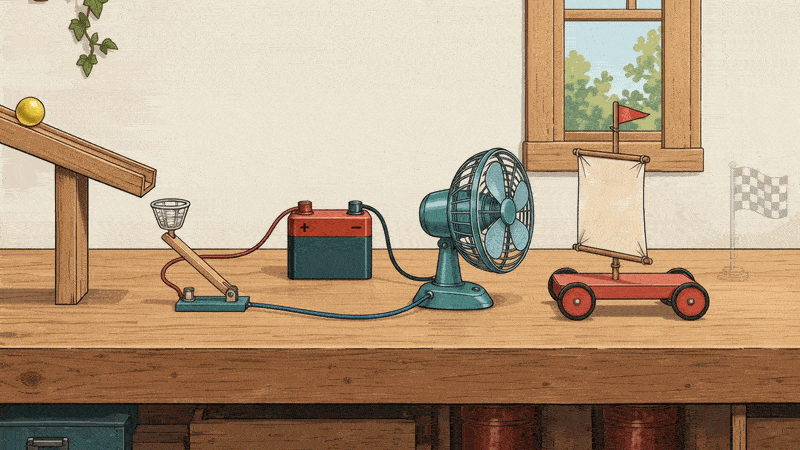
#> input picture problem-walkthoughs/unit 4/veo-starting-images/ramp-switch-fan-sail.gif, 800 x 450 px
$ python build-rise-energy-transitions.py
#> lines starting #> are read from the running program, lines starting #| are printed output that depends on the picture
from pathlib import Path
from PIL import Image
import shutil, zipfile, json

root=Path(__file__).resolve().parent
out=root/'rise-energy-transitions'
out.mkdir(exist_ok=True)
clips=[('fan','ramp-switch-fan-sail.gif',4070),('pulley','ramp-bucket-pulley-flag-raise.gif',7500)]
for key,name,duration in clips:
    shutil.copy2(root/name,out/name)
    with Image.open(root/name) as im:
#> im is the input picture: PIL image 800x450 P; mean R, G, B 182.1, 158, 131.2
        im.seek(0); im.convert('RGB').save(out/(key+'-start.png'))
        # Still-frame inspection alternative; original GIFs stay unchanged.
        elapsed=0
        for frame in range(im.n_frames):
            im.seek(frame); elapsed+=im.info.get('duration',100)
            if elapsed>=duration*.9:
                im.convert('RGB').save(out/(key+'-end.png'));break
#> this loop made 34 passes
#> elapsed on passes 1 to 12: 370, 470, 570, 670, 770, 870, 970, 1070, 1170, 1270, 1370, 1470
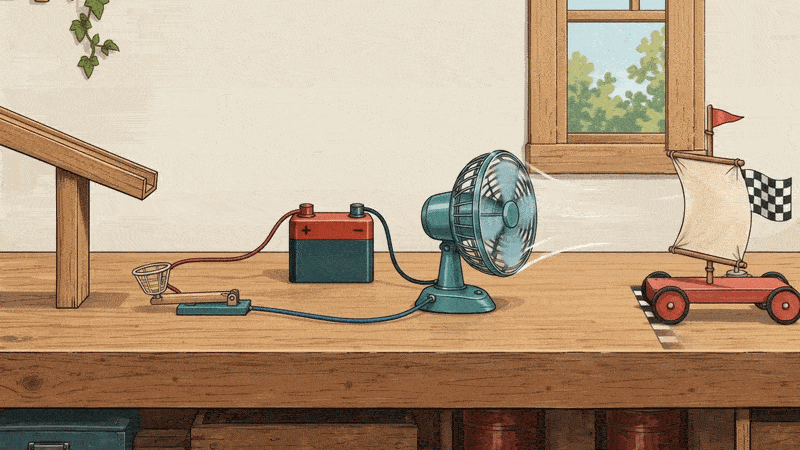
#> im: PIL image 800x450 RGB; mean R, G, B 181.4, 157.5, 131
#> after the loop, elapsed = 3670
#> pass 2 of the loop `for key,name,duration in clips:`:
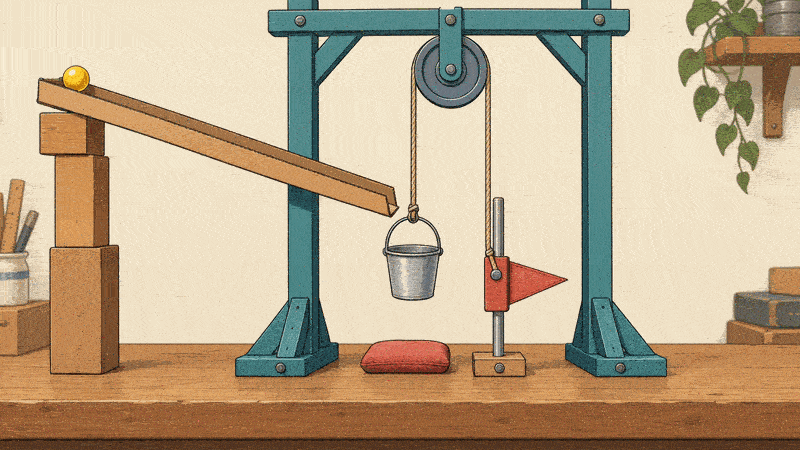
#> input picture problem-walkthoughs/unit 4/veo-starting-images/ramp-bucket-pulley-flag-raise.gif, 800 x 450 px
#> im is the input picture: PIL image 800x450 P; mean R, G, B 189, 169.3, 140.4
#> the loop `for frame in range(im.n_frames):` made 68 passes
#> elapsed on passes 1 to 8: 100, 200, 300, 400, 500, 600, 700, 800
#> after the loop `for frame in range(im.n_frames):`:
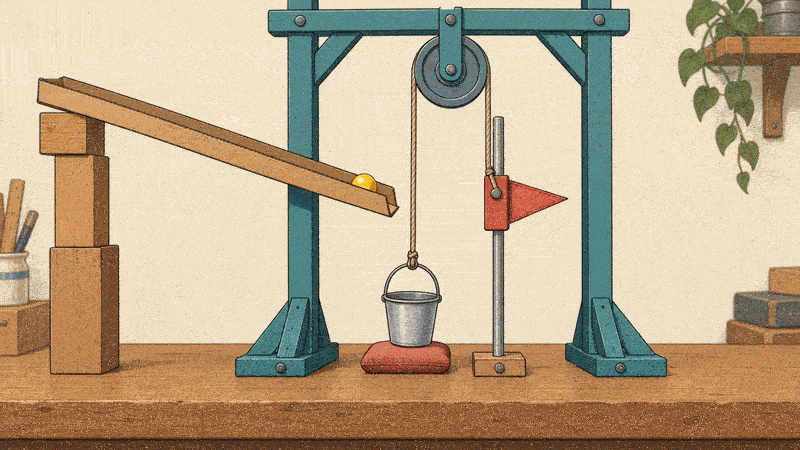
#> im: PIL image 800x450 RGB; mean R, G, B 188.6, 169.3, 140.8
#> after the loop `for frame in range(im.n_frames):`: elapsed = 6800

questions=[
 dict(clip='fan',title='1. The ball rolls downhill',
      q='Before the ball closes the switch, which statement best describes the energy change as it rolls down the ramp?',
      choices=['Gravitational potential energy decreases, while the ball gains kinetic energy in its forward motion and rotation.',
               'Gravitational potential energy increases because the ball is moving faster.',
               'The ramp creates kinetic energy without any decrease in stored energy.',
               'The battery transfers electrical energy to the ball while the switch is still open.'],correct=0,
      feedback='As the ball loses height, gravitational potential energy of the ball–Earth system decreases and kinetic energy increases. Rolling includes both forward motion and rotation. In a real device, some energy also transfers into thermal energy and sound; energy is not created by the ramp.'),
 dict(clip='fan',title='2. The switch starts a different energy supply',
      q='The ball comes to rest in the switch cup, but the fan continues to push the sail cart. Which explanation best identifies the energy supply and transfers?',
      choices=['The ball supplies all the fan’s energy, and the battery only controls when that energy is released.',
               'The switch creates electrical energy, which the fan stores as gravitational potential energy.',
               'The battery’s chemical energy supplies electrical energy to the motor; the fan moves air, which transfers energy to the cart.',
               'The cart gains energy from the finish marker as it approaches it.'],correct=2,
      feedback='The ball triggers the switch. The battery provides a separate chemical energy store. Energy is transferred electrically to the motor and converted into the kinetic energy of the fan and moving air. Air pushes the sail and transfers energy to the cart. Some energy also becomes thermal energy and sound.'),
 dict(clip='pulley',title='3. The bucket falls and the flag rises',
      q='After the ball enters the bucket, the bucket-and-ball descend while the flag rises. Which account of energy is correct?',
      choices=['The fixed pulley creates new gravitational potential energy as it turns.',
               'The bucket-and-ball lose gravitational potential energy; energy transferred through the rope increases the flag’s gravitational potential energy.',
               'The flag loses gravitational potential energy because the bucket is moving downward.',
               'The falling bucket transforms gravitational potential energy into electrical energy inside the rope.'],correct=1,
      feedback='Include Earth when discussing gravitational potential energy. As the bucket-and-ball move downward, their gravitational potential energy decreases. The rope transfers energy to the rising flag, increasing its gravitational potential energy. The fixed pulley redirects the rope’s pull; it does not create energy. Moving parts can also have kinetic energy, and friction and impacts can transfer energy into thermal energy and sound.')
]
config={'questions':questions,'clips':{
 'fan':{'file':'ramp-switch-fan-sail.gif','duration':4070,'name':'Ramp → switch → fan → sail cart',
        'alt':'A ball rolls into a cup on a switch, closing a battery circuit. The fan turns and pushes a sail cart toward the finish.',
        'description':'A raised ball rolls into the switch cup. The switch closes; the battery-powered fan turns. Moving air pushes the sail cart.',
        'note':'Track the ball’s initial energy separately from the battery’s stored energy.'},
 'pulley':{'file':'ramp-bucket-pulley-flag-raise.gif','duration':7500,'name':'Ramp → bucket → pulley → rising flag',
        'alt':'A ball rolls into a suspended bucket. The bucket descends, pulling a rope over a fixed pulley and lifting a flag.',
        'description':'A ball enters the suspended bucket. The bucket-and-ball move downward, while the connected rope pulls the flag upward.',
        'note':'Illustrative animation: focus on the initial drop and the bucket–flag motion. Extra marbles appearing later are animation artifacts.'}
}}
template='''<!doctype html><html lang="en"><head><meta charset="utf-8"><meta name="viewport" content="width=device-width,initial-scale=1"><title>Watch and Trace Energy | Unit 4 Lesson 4</title><style>
*{box-sizing:border-box}body{margin:0;font:18px/1.5 Arial,sans-serif;color:#23384a;background:#f1f7f8}main{max-width:1000px;margin:auto;padding:22px}h1{font-size:28px;line-height:1.2;margin:5px 0 10px}h2{font-size:22px;line-height:1.35}p{margin:10px 0}.tag{font-size:13px;letter-spacing:.08em;font-weight:bold;color:#087781}.clip-title{font-size:18px;color:#087781;margin-bottom:10px}img{display:block;width:100%;height:auto;aspect-ratio:16/9;border-radius:14px;background:#e8d9bc}.controls,nav{display:flex;gap:9px;flex-wrap:wrap;margin:12px 0}button{font:inherit;min-height:46px;padding:10px 16px;border:2px solid #316378;background:white;color:#23384a;border-radius:8px;cursor:pointer}button:hover{background:#e2eff1}button:focus-visible,summary:focus-visible{outline:3px solid #a54f00;outline-offset:3px}.primary{background:#086874;color:white}.primary:hover{background:#064f59}button:disabled{cursor:default;opacity:.65}.small{font-size:14px;color:#485f70}summary{font-weight:bold;cursor:pointer;padding:9px 0}.options{display:grid;gap:9px}.options button{text-align:left}.options button:disabled{opacity:1}.best{border-color:#247746;background:#e4f3e8!important}.wrong{border-color:#a55d1b;background:#fff0dc!important}#feedback:empty{display:none}#feedback{padding:14px;background:white;border-left:4px solid #247746}#complete{padding:12px 16px;background:#e4f3e8;border-radius:8px}.status{min-height:1.5em}nav{justify-content:space-between;border-top:1px solid #bfd1db;padding-top:14px}@media(max-width:550px){main{padding:12px}body{font-size:16px}h1{font-size:24px}h2{font-size:20px}.controls button{flex:1}}
</style></head><body><main><p class="tag">UNIT 4 · LESSON 4 · ENERGY TRANSITIONS</p><h1>Watch and Trace Energy</h1><p>Watch the two GIFs and answer three questions. Identify the energy store, the change in form, and the object receiving energy.</p><p id="progress" class="tag"></p><h2 id="stage" tabindex="-1"></h2><p class="clip-title" id="clipTitle"></p><img id="movie" src="fan-start.png" width="800" height="450" alt=""><div class="controls"><button class="primary" id="play">Play GIF</button><button id="stop">Stop / reset</button><button id="still">Show ending still</button></div><p id="motionStatus" class="small status" aria-live="polite">Ready. Select Play GIF to start.</p><details><summary>Read the action instead</summary><p id="description"></p></details><p id="note" class="small"></p><h2 id="question"></h2><div class="options" id="options" role="group" aria-labelledby="question"></div><p id="feedback" role="status"></p><button id="retry" hidden>Try this question again</button><nav aria-label="Question navigation"><button id="back">Previous question</button><button id="next" class="primary">Next question</button></nav><p id="complete" hidden>All three questions explored. Apply the same energy tracking to one stage of your own device.</p></main><script>
const DATA=__DATA__;const $=id=>document.getElementById(id);let at=0,answers={},timer=null,plays=0,sent=false;
function halt(){clearTimeout(timer);timer=null;}
function clip(){return DATA.clips[DATA.questions[at].clip]}
function showStill(end=false){halt();$('movie').src=DATA.questions[at].clip+(end?'-end.png':'-start.png');$('motionStatus').textContent=end?'Ending still.':'Starting still. Select Play GIF to start.';}
$('play').onclick=()=>{halt();$('movie').src=clip().file+'?play='+(++plays);$('motionStatus').textContent='Playing. This GIF has no audio.';timer=setTimeout(()=>{showStill(true);$('motionStatus').textContent='Finished. Replay or review the still image.';},clip().duration);};
$('stop').onclick=()=>showStill();$('still').onclick=()=>showStill(true);
function render(){
 const q=DATA.questions[at],c=clip(),done=at in answers;
 showStill();$('progress').textContent='Question '+(at+1)+' of '+DATA.questions.length;$('stage').textContent=q.title;$('clipTitle').textContent=c.name;$('movie').alt=c.alt;$('description').textContent=c.description;$('note').textContent=c.note;$('question').textContent=q.q;$('options').replaceChildren();
 q.choices.forEach((label,i)=>{const b=document.createElement('button');b.textContent=(done&&i===q.correct?'Correct answer: ':done&&i===answers[at]?'Your choice: ':'')+label;b.disabled=done;b.className=done&&i===q.correct?'best':done&&i===answers[at]?'wrong':'';b.onclick=()=>{answers[at]=i;render();};$('options').append(b);});
 $('feedback').textContent=done?(answers[at]===q.correct?'Correct. ':'Review the correct answer. ')+q.feedback:'';$('retry').hidden=!done;$('back').disabled=at===0;$('next').hidden=at===DATA.questions.length-1;$('next').disabled=!done;
 const complete=Object.keys(answers).length===DATA.questions.length;$('complete').hidden=!complete;if(complete&&!sent){sent=true;parent.postMessage({type:'complete'},'*');}
}
$('retry').onclick=()=>{delete answers[at];render();};$('back').onclick=()=>{at--;render();$('stage').focus();};$('next').onclick=()=>{at++;render();$('stage').focus();};document.addEventListener('visibilitychange',()=>{if(document.hidden&&timer)showStill();});render();
</script></body></html>'''
(out/'index.html').write_text(template.replace('__DATA__',json.dumps(config,ensure_ascii=False)),encoding='utf-8')
(root/'energy-transition-questions.json').write_text(json.dumps(questions,ensure_ascii=False,indent=2),encoding='utf-8')
z=root/'rise-two-gifs-energy-transitions.zip'
with zipfile.ZipFile(z,'w',zipfile.ZIP_DEFLATED) as archive:
    for f in sorted(out.iterdir()):archive.write(f,f.name)
#> pass 2 of the loop `for f in sorted(out.iterdir()):archive.write(f,f.name)`:
#> (the run stopped early here; a loop or call above may not have finished)
